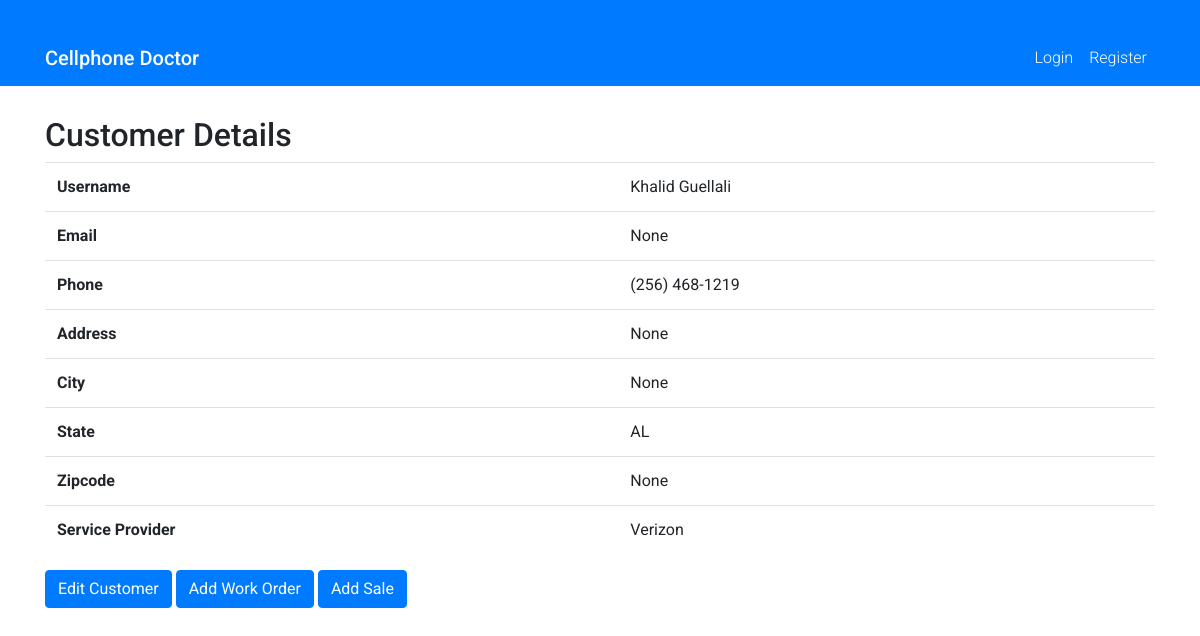
Screenshot of /store/customer/3/ with the database file from the repository.
### store/models.py (models this page shows, shortened)
class Customer(models.Model):
    username = models.CharField(max_length=50, blank=True, null=True, verbose_name='Username')
    email = models.EmailField(max_length=50, blank=True, null=True, unique=True, verbose_name='Email')
    phone = models.CharField(max_length=14, unique=True, verbose_name='Phone Number')
    address = models.CharField(max_length=100, blank=True, null=True, verbose_name='Address')
    city = models.CharField(max_length=50, blank=True, null=True, verbose_name='City')
    state = models.CharField(max_length=2, blank=True, null=True, choices=STATE_CHOICES, verbose_name='State')
    zipcode = models.CharField(max_length=10, blank=True, null=True, verbose_name='Zip Code')
    service_provider = models.CharField(max_length=50, choices=SERVICE_PROVIDER_CHOICES, default='Unknown', verbose_name='Service Provider')
    accept_devices_trade_in = models.BooleanField(default=True, verbose_name='Accept Trade-ins')
    accept_devices_buy = models.BooleanField(default=True, verbose_name='Buy Devices')
    accept_devices_sell = models.BooleanField(default=True, verbose_name='Sell Devices')
    accept_device_repair = models.BooleanField(default=True, verbose_name='Repair Devices')
    accept_sell = models.BooleanField(default=True, verbose_name='Accept Sales')
    blacklisted = models.BooleanField(default=False, verbose_name='Blacklisted')
    blacklisted_reason = models.CharField(max_length=100, default="", blank=True, null=True, verbose_name='Blacklisted Reason')
    photo = models.ImageField(upload_to='customer_photos', blank=True, null=True, verbose_name='Customer Photo')
    notes = models.TextField(max_length=500, blank=True, null=True, verbose_name='Notes')
    bio = models.TextField(max_length=500, blank=True, null=True, verbose_name='Biography')
    created_at = models.DateTimeField(auto_now_add=True, verbose_name='Created At')
    updated_at = models.DateTimeField(auto_now=True, verbose_name='Updated At')
    created_by = models.ForeignKey(User, null=True, blank=True, on_delete=models.CASCADE, related_name='customer_created_by', verbose_name='Created By')
    updated_by = models.ForeignKey(User, null=True, blank=True, on_delete=models.CASCADE, related_name='customer_updated_by', verbose_name='Updated By')
    class Meta:
        ordering = ('id',)
        verbose_name = 'Customer'
        verbose_name_plural = 'Customers'

### store/views.py (the view)
# urls.py: path('customer/<int:customer_id>/', views.customer_detail, name='customer_detail'),
def customer_detail(request, customer_id):
    customer = get_object_or_404(Customer, pk=customer_id)
    return render(request, 'store/customer_detail.html', {'customer': customer})

### store/templates/store/customer_detail.html
{% extends 'base.html' %}
{% block content %}
    <h2>Customer Details</h2>
    <table class="table">
        <tbody>
            <tr>
                <th>Username</th>
                <td>{{ customer.username }}</td>
            </tr>
            <tr>
                <th>Email</th>
                <td>{{ customer.email }}</td>
            </tr>
            <tr>
                <th>Phone</th>
                <td>{{ customer.phone }}</td>
            </tr>
            <tr>
                <th>Address</th>
                <td>{{ customer.address }}</td>
            </tr>
            <tr>
                <th>City</th>
                <td>{{ customer.city }}</td>
            </tr>
            <tr>
                <th>State</th>
                <td>{{ customer.state }}</td>
            </tr>
            <tr>
                <th>Zipcode</th>
                <td>{{ customer.zipcode }}</td>
            </tr>
            <tr>
                <th>Service Provider</th>
                <td>{{ customer.service_provider }}</td>
            </tr>
        </tbody>
    </table>
    <div>
        <a href="{% url 'edit_customer' customer_id=customer.id %}" class="btn btn-primary">Edit Customer</a>
        <a href="{% url 'add_work_order' customer_id=customer.id %}" class="btn btn-primary">Add Work Order</a>
        <a href="{% url 'add_sale' customer_id=customer.id %}" class="btn btn-primary">Add Sale</a>
    </div>
{% endblock %}

### static/css/styles.css (style rules this page uses)
body { font-family: 'Roboto', sans-serif; }

### rows the page displays
Customer: username "Khalid Guellali", email "None", phone "(256) 468-1219", address "None", city "None", state "AL", zipcode "None", service_provider "Verizon"
